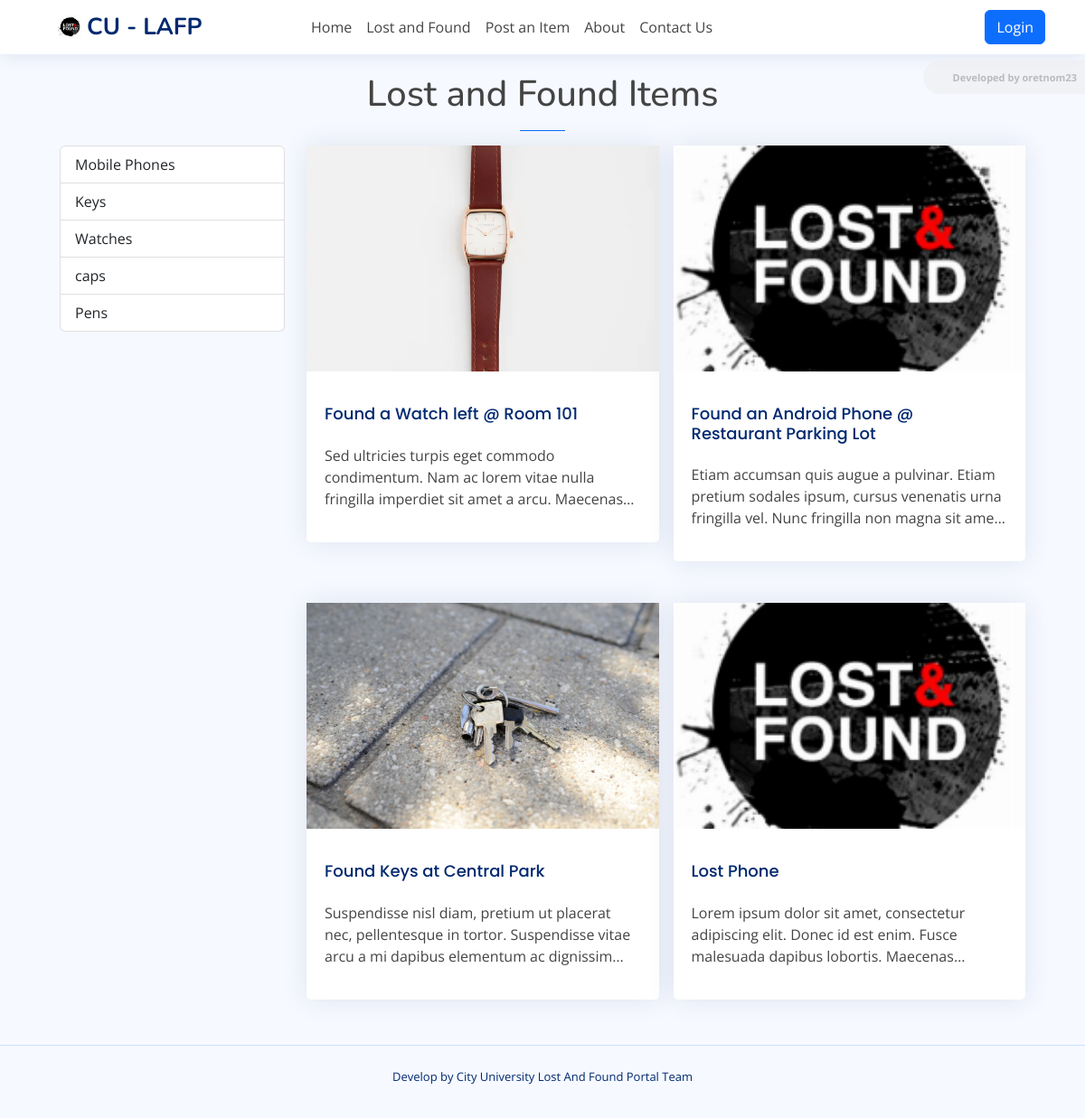
The app's page /?page=items with its own data.
### tables this page shows
CREATE TABLE `category_list` (
  `id` bigint(30) NOT NULL,
  `name` text NOT NULL,
  `description` text NOT NULL,
  `status` tinyint(1) NOT NULL DEFAULT 1,
  `created_at` datetime NOT NULL DEFAULT current_timestamp(),
  `updated_at` datetime DEFAULT NULL ON UPDATE current_timestamp()
);

CREATE TABLE `item_list` (
  `id` bigint(30) NOT NULL,
  `category_id` bigint(30) NOT NULL,
  `fullname` text NOT NULL,
  `title` text NOT NULL,
  `description` text NOT NULL,
  `contact` text NOT NULL,
  `image_path` text DEFAULT NULL,
  `status` tinyint(1) NOT NULL DEFAULT 0,
  `created_at` datetime NOT NULL DEFAULT current_timestamp(),
  `updated` datetime DEFAULT NULL ON UPDATE current_timestamp()
);

### classes/DBConnection.php (called while the page is built, shortened)
<?php
class DBConnection{
    private $host = DB_SERVER;
    private $username = DB_USERNAME;
    private $password = DB_PASSWORD;
    private $database = DB_NAME;
    public $conn;
    public function __construct(){
        if (!isset($this->conn)) {
            $this->conn = new mysqli($this->host, $this->username, $this->password, $this->database);
        }
    }
}
?>

### classes/SystemSettings.php (called while the page is built, shortened)
<?php
class SystemSettings extends DBConnection{
	function info($field=''){
		if(!empty($field)){
			if(isset($_SESSION['system_info'][$field]))
				return $_SESSION['system_info'][$field];
			else
				return false;
		}else{
			return false;
		}
	}
}
$_settings = new SystemSettings();
?>

### config.php (called while the page is built, shortened)
<?php
require_once('classes/DBConnection.php');
require_once('classes/SystemSettings.php');
function validate_image($file){
    global $_settings;
	if(!empty($file)){
        $ex = explode("?",$file);
        $file = $ex[0];
        $ts = isset($ex[1]) ? "?".$ex[1] : '';
		if(is_file(base_app.$file)){
			return base_url.$file.$ts;
		}else{
			return base_url.($_settings->info('logo'));
		}
	}else{
		return base_url.($_settings->info('logo'));
	}
}
?>

### items/index.php (the view, shortened to what this page needs)
<h1 class="pageTitle text-center titleTxt">Lost and Found Items</h1>
<hr class="mx-auto bg-primary border-primary opacity-100" style="width:50px">
<div class="container-sm">
    <div class="row">
        <div class="col-lg-3 col-md-4 col-sm-12 col-12">
            <div class="list-group">
                <?php
                $qry = $conn->query("SELECT * FROM `category_list` where `status` = 1 ");
                while($row = $qry->fetch_assoc()):
                ?>
                <a href="<?= base_url.'?page=items&cid='.$row['id'] ?>" class="list-group-item list-group-item-action<?= (isset($_GET['cid']) && $_GET['cid'] == $row['id']) ? ' active': '' ?>"><?= $row['name'] ?></a>
                <?php endwhile; ?>
            </div>
        </div>
        <div class="col-lg-9 col-md-8 col-sm-12 col-12">
            <?php
            $where = "";
            $items = $conn->query("SELECT * FROM `item_list` where `status` = 1 {$where} order by `title` asc")->fetch_all(MYSQLI_ASSOC);
            ?>
            <div id="item-list">
                <?php if(count($items) > 0): ?>
                <?php foreach($items as $row): ?>
                <a href="<?= base_url.'?page=items/view&id='.$row['id'] ?>" class="item-item text-decoration-none text-reset">
                    <div class="card">
                        <div class="item-card-img">
                            <img src="<?= validate_image($row['image_path']) ?>" alt="">
                        </div>
                        <div class="card-body pt-3">
                            <h4 class="card-title"><?= $row['title'] ?></h4>
                            <p class="truncate-3"><?= strip_tags(htmlspecialchars_decode($row['description'])) ?></p>
                        </div>
                    </div>
                </a>
                <?php endforeach; ?>
                <?php endif; ?>
            </div>
        </div>
    </div>
</div>

### index.php (shortened to what this page needs)
<?php require_once('./config.php'); ?>
<!DOCTYPE html>
<html lang="en">
<?php require_once('inc/header.php') ?>
  <body class="toggle-sidebar">
     <?php $page = isset($_GET['page']) ? $_GET['page'] : 'home';  ?>
     <?php require_once('inc/topBarNav.php') ?>
      <main id="main" class="main">
        <div class="container-xl px-4">
          <?php
            if(!file_exists($page.".php") && !is_dir($page)){
                include '404.html';
            }else{
              if(is_dir($page))
                include $page.'/index.php';
              else
                include $page.'.php';
            }
          ?>
        </div>
      </main>
    <?php require_once('inc/footer.php') ?>
  </body>
</html>

### inc/header.php (shortened to what this page needs)
<head>
    <link href="<?= base_url ?>assets/vendor/bootstrap/css/bootstrap.min.css" rel="stylesheet">
    <link href="<?= base_url ?>assets/vendor/bootstrap-icons/bootstrap-icons.css" rel="stylesheet">
    <link href="<?= base_url ?>assets/vendor/boxicons/css/boxicons.min.css" rel="stylesheet">
    <link href="<?= base_url ?>assets/vendor/quill/quill.snow.css" rel="stylesheet">
    <link href="<?= base_url ?>assets/vendor/quill/quill.bubble.css" rel="stylesheet">
    <link href="<?= base_url ?>assets/vendor/remixicon/remixicon.css" rel="stylesheet">
    <link href="<?= base_url ?>assets/vendor/simple-datatables/style.css" rel="stylesheet">
    <link href="<?= base_url ?>assets/vendor/select2-4.1.0-rc.0/dist/css/select2.min.css" rel="stylesheet">
    <link href="<?= base_url ?>assets/css/style.css" rel="stylesheet">
    <link href="<?= base_url ?>assets/css/custom.css" rel="stylesheet">
  </head>

### inc/topBarNav.php
<header id="header" class="header fixed-top d-flex align-items-center">
  <div class="container-lg d-flex justify-content-between px-4">
    <div class="d-flex align-items-center justify-content-between">
      <a href="<?= base_url ?>" class="logo d-flex align-items-center">
        <img src="<?= validate_image($_settings->info('logo')) ?>" alt="System Logo">
        <span class="d-none d-lg-block"><?= $_settings->info('short_name') ?></span>
      </a>
    </div>
    <nav class="header-nav me-auto">
      <ul class="d-flex align-items-center h-100">
        <li class="nav-item pe-3">
            <a href="<?= base_url ?>" class="nav-link">Home</a>
        </li>
        <li class="nav-item pe-3">
            <a href="<?= base_url.'?page=items' ?>" class="nav-link">Lost and Found</a>
        </li>
        <li class="nav-item pe-3">
            <a href="<?= base_url.'?page=found' ?>" class="nav-link">Post an Item</a>
        </li>
        <li class="nav-item pe-3">
            <a href="<?= base_url."?page=about" ?>" class="nav-link">About</a>
        </li>
        <li class="nav-item pe-3">
            <a href="<?= base_url.'?page=contact' ?>" class="nav-link">Contact Us</a>
        </li>
      </ul>
    </nav>
    <div class="d-flex align-items-center justify-content-between">
            <a href="<?= base_url.'admin' ?>" class="btn btn-primary">Login</a>
    </div>
  </div>
</header>

### inc/footer.php (shortened to what this page needs)
<footer id="footer" class="footer">
    <div class="credits">
      <p>Develop by City University Lost And Found Portal Team</p>
    </div>
  </footer>

### assets/css/style.css (style rules this page uses)
:root { scroll-behavior: smooth; }
body { font-family: "Open Sans", sans-serif; background: #f6f9ff; color: #444444; }
a { color: #f6f6f8; text-decoration: none; }
h1, h2, h3, h4, h5, h6 { font-family: "Nunito", sans-serif; }
#main { margin-top: 60px; padding: 20px 30px; transition: all 0.3s; }
.card { margin-bottom: 30px; border: none; border-radius: 5px; box-shadow: 0px 0 30px rgba(1, 41, 112, 0.1); }
.card-title { padding: 20px 0 15px 0; font-size: 18px; font-weight: 500; color: #012970; font-family: "Poppins", sans-serif; }
.card-body { padding: 0 20px 20px 20px; }
.logo { line-height: 1; }
@media (min-width: 1200px) { .logo { width: 280px; } }
.logo img { max-height: 26px; margin-right: 6px; }
.logo span { font-size: 26px; font-weight: 700; color: #012970; font-family: "Nunito", sans-serif; }
.header { transition: all 0.5s; z-index: 997; height: 60px; box-shadow: 0px 2px 20px rgba(1, 41, 112, 0.1); background-color: #fff; padding-left: 20px; }
.header-nav ul { list-style: none; }
.header-nav>ul { margin: 0; padding: 0; }
@media (min-width: 1200px) { #main, #footer { margin-left: 300px; } }
@media (min-width: 1200px) { .toggle-sidebar #main, .toggle-sidebar #footer { margin-left: 0; } }
.footer { padding: 20px 0; font-size: 14px; transition: all 0.3s; border-top: 1px solid #cddfff; }
.footer .credits { padding-top: 5px; text-align: center; font-size: 13px; color: #012970; }
div#item-list { position: relative; width: 100%; display: grid; grid-template-columns: repeat(3, 1fr); grid-gap: 1em; }
.item-item { width: 100%; margin: 0 auto; }
@media (max-width: 1300px) { div#item-list { grid-template-columns: repeat(2, 1fr); } }
@media (max-width: 1300px) { .item-item { width: 100%; } }
.item-card-img { width: 100%; height: 250px; overflow: hidden; }
.item-card-img>img { width: 100%; height: 100%; object-fit: cover; object-position: center center; transition:transform .2s ease; }

### assets/css/custom.css (style rules this page uses)
.truncate-3 { overflow: hidden; text-overflow: ellipsis; display: -webkit-box; -webkit-line-clamp: 3; -webkit-box-orient: vertical; }

### records on screen
category_list: name "Mobile Phones"
category_list: name "Keys"
category_list: name "Watches"
category_list: name "caps"
category_list: name "Pens"
item_list: image_path (picture), title "Found a Watch left @ Room 101", description "Sed ultricies turpis eget commodo condimentum. Nam ac lorem vitae nulla fringilla imperdiet sit amet a arcu.…"
item_list: title "Found an Android Phone @ Restaurant Parking Lot", description "Etiam accumsan quis augue a pulvinar. Etiam pretium sodales ipsum, cursus venenatis urna fringilla vel. Nunc fringilla non magna sit…"
item_list: image_path (picture), title "Found Keys at Central Park", description "Suspendisse nisl diam, pretium ut placerat nec, pellentesque in tortor. Suspendisse vitae arcu a mi dapibus elementum ac…"
item_list: title "Lost Phone", description "Lorem ipsum dolor sit amet, consectetur adipiscing elit. Donec id est enim. Fusce malesuada dapibus lobortis.…"

### other values on screen
$_settings->info('short_name') "CU - LAFP"
